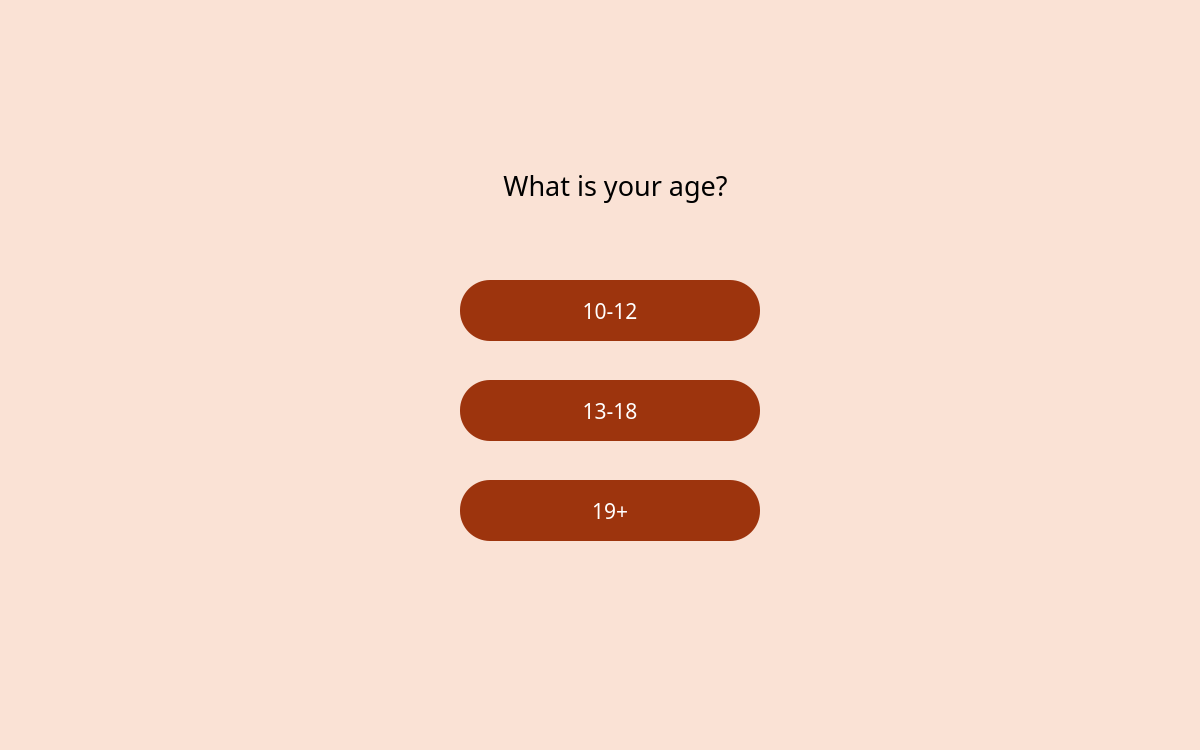
<?xml version="1.0" encoding="UTF-8"?>
<ui version="4.0">
 <class>MainWindow</class>
 <widget class="QMainWindow" name="MainWindow">
  <property name="geometry">
   <rect>
    <x>0</x>
    <y>0</y>
    <width>1200</width>
    <height>750</height>
   </rect>
  </property>
  <property name="windowTitle">
   <string>MainWindow</string>
  </property>
  <property name="styleSheet">
   <string notr="true">background-color: rgb(250, 226, 213);</string>
  </property>
  <widget class="QWidget" name="centralwidget">
   <widget class="QLabel" name="label">
    <property name="geometry">
     <rect>
      <x>10</x>
      <y>0</y>
      <width>331</width>
      <height>131</height>
     </rect>
    </property>
    <property name="styleSheet">
     <string notr="true">border-image: url(:/newPrefix/logo.png);</string>
    </property>
    <property name="text">
     <string/>
    </property>
   </widget>
   <widget class="QPushButton" name="button_1012">
    <property name="geometry">
     <rect>
      <x>460</x>
      <y>280</y>
      <width>300</width>
      <height>61</height>
     </rect>
    </property>
    <property name="font">
     <font>
      <family>더잠실 2 Light</family>
      <pointsize>16</pointsize>
     </font>
    </property>
    <property name="styleSheet">
     <string notr="true">border-radius: 30px;
background-color: rgb(157,52,13);
color:rgb(255,255,255);</string>
    </property>
    <property name="text">
     <string>10-12</string>
    </property>
   </widget>
   <widget class="QPushButton" name="button_1318">
    <property name="geometry">
     <rect>
      <x>460</x>
      <y>380</y>
      <width>300</width>
      <height>61</height>
     </rect>
    </property>
    <property name="font">
     <font>
      <family>더잠실 2 Light</family>
      <pointsize>16</pointsize>
     </font>
    </property>
    <property name="styleSheet">
     <string notr="true">border-radius: 30px;
background-color: rgb(157,52,13);
color:rgb(255,255,255);</string>
    </property>
    <property name="text">
     <string>13-18</string>
    </property>
   </widget>
   <widget class="QPushButton" name="button_19">
    <property name="geometry">
     <rect>
      <x>460</x>
      <y>480</y>
      <width>300</width>
      <height>61</height>
     </rect>
    </property>
    <property name="font">
     <font>
      <family>더잠실 2 Light</family>
      <pointsize>16</pointsize>
     </font>
    </property>
    <property name="styleSheet">
     <string notr="true">border-radius: 30px;
background-color: rgb(157,52,13);
color:rgb(255,255,255);</string>
    </property>
    <property name="text">
     <string>19+</string>
    </property>
   </widget>
   <widget class="QLabel" name="label_2">
    <property name="geometry">
     <rect>
      <x>380</x>
      <y>140</y>
      <width>471</width>
      <height>91</height>
     </rect>
    </property>
    <property name="font">
     <font>
      <family>더잠실 4 Medium</family>
      <pointsize>20</pointsize>
      <weight>50</weight>
      <bold>false</bold>
     </font>
    </property>
    <property name="text">
     <string>What is your age?</string>
    </property>
    <property name="alignment">
     <set>Qt::AlignCenter</set>
    </property>
   </widget>
  </widget>
  <widget class="QMenuBar" name="menubar">
   <property name="geometry">
    <rect>
     <x>0</x>
     <y>0</y>
     <width>1200</width>
     <height>38</height>
    </rect>
   </property>
  </widget>
  <widget class="QStatusBar" name="statusbar"/>
 </widget>
 <resources>
  <include location="리소스.qrc"/>
 </resources>
 <connections/>
</ui>
